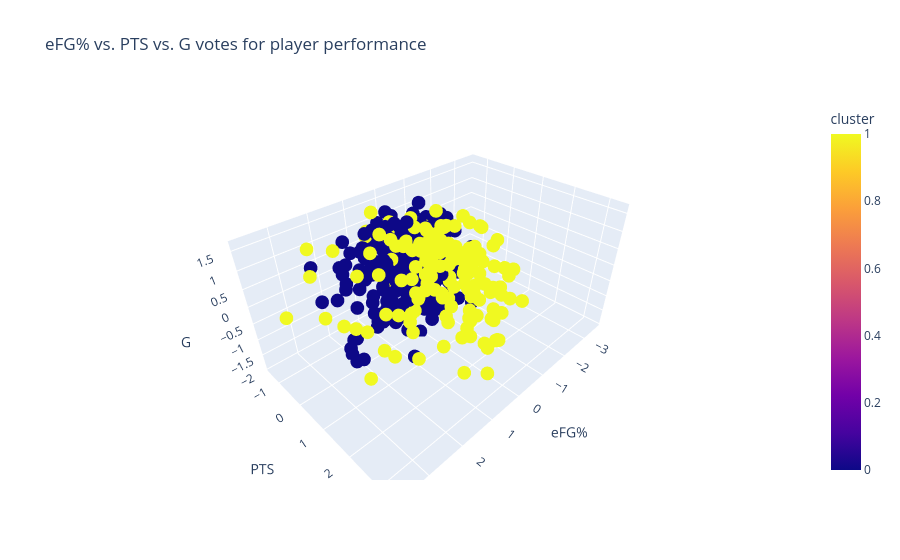

The notebook cell saved with this chart:
### Markdown cell above
### Use the recommended number of cluster (assuming it's different) to retrain your model and visualize the results

### Code cell
kmeans_obj_performance_best = KMeans(n_clusters=2, random_state=1).fit(cluster_per)
performance['cluster'] = kmeans_obj_performance_best.labels_
fig = px.scatter_3d(performance, x="eFG%", y="PTS", z="G", color='cluster', title="eFG% vs. PTS vs. Turnover votes for player performance")
fig.show(renderer="vscode")

### Figure 1 — Plotly figure (JSON) as saved in the notebook; plotly's stock layout.template omitted (floating-point values rounded to 4 significant figures; data arrays with more than 128 entries replaced by an {"elided": "..."} marker saying what was removed)
{"data": [{"hovertemplate": "eFG%=%{x}<br>PTS=%{y}<br>G=%{z}<br>cluster=%{marker.color}<extra></extra>", "legendgroup": "", "marker": {"color": {"elided": "477 int values"}, "coloraxis": "coloraxis", "symbol": "circle"}, "mode": "markers", "name": "", "scene": "scene", "showlegend": false, "type": "scatter3d", "x": {"elided": "477 float values"}, "y": {"elided": "477 float values"}, "z": {"elided": "477 float values"}}], "layout": {"coloraxis": {"colorbar": {"title": {"text": "cluster"}}, "colorscale": [[0, "#0d0887"], [0.1111, "#46039f"], [0.2222, "#7201a8"], [0.3333, "#9c179e"], [0.4444, "#bd3786"], [0.5556, "#d8576b"], [0.6667, "#ed7953"], [0.7778, "#fb9f3a"], [0.8889, "#fdca26"], [1, "#f0f921"]]}, "legend": {"tracegroupgap": 0}, "scene": {"domain": {"x": [0, 1], "y": [0, 1]}, "xaxis": {"title": {"text": "eFG%"}}, "yaxis": {"title": {"text": "PTS"}}, "zaxis": {"title": {"text": "G"}}}, "title": {"text": "eFG% vs. PTS vs. G votes for player performance"}}}
